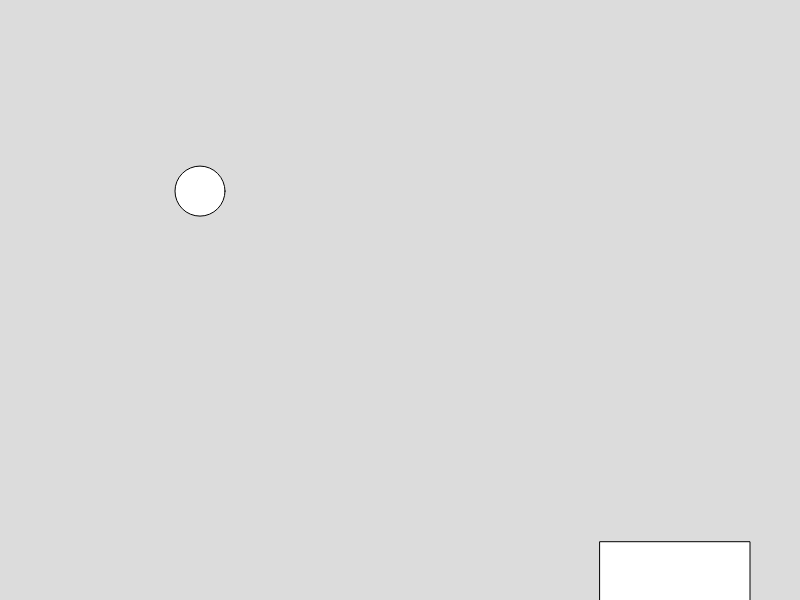
Frame 1 (no input)
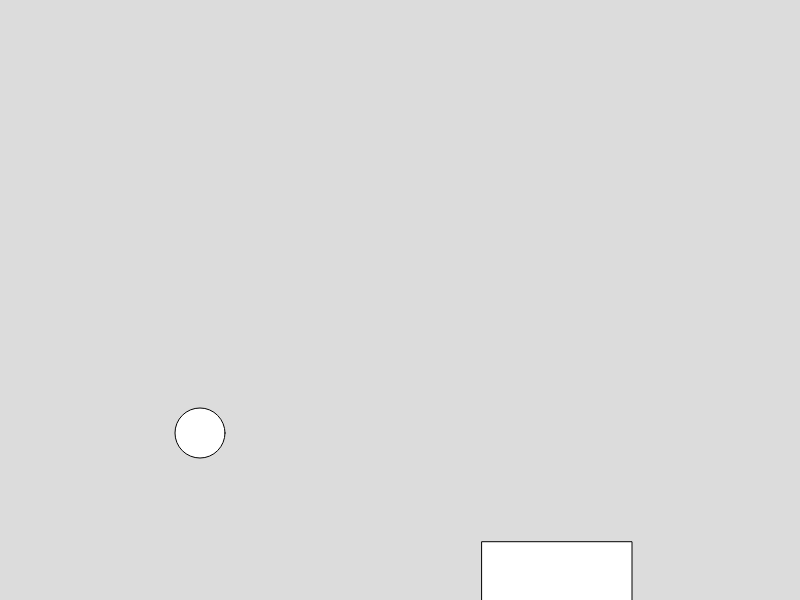
Frame 60 (no input)
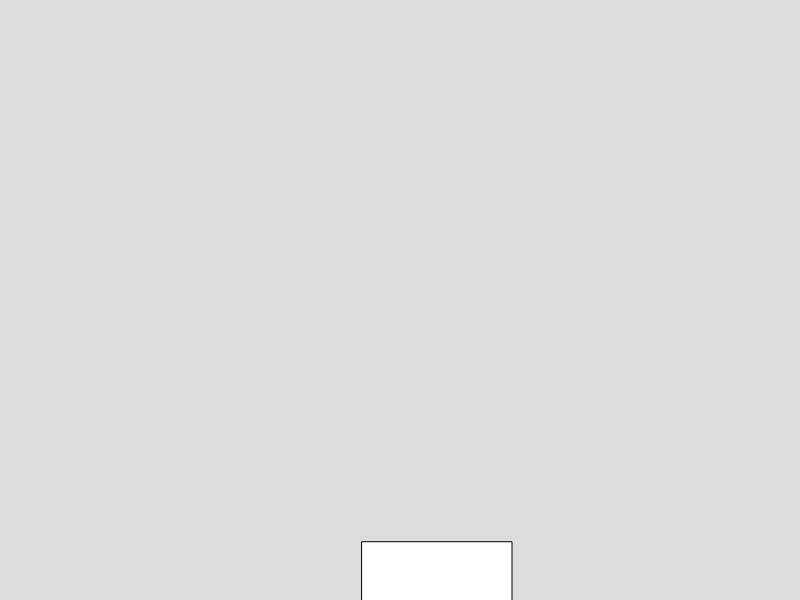
Frame 120 (the mouse pressed at the canvas centre since frame 60)

The p5.js sketch that drew these frames (run headless with seeded random() and noise() and a simulated clock; from frame 60 on, the mouse is pressed at the canvas centre):

// p5.js sketch
// ── sketch.js

let yPos = 190;
let ySpeed = 1;
let yAccel = 0.1;

let obstacle = {
    x: 600,
    y: 300,
    size: 150
}
function setup() {
    createCanvas(800, 600);
    obstacle = {
        x: 600,
        y: Math.random() * 600,
        size: 150
    }
}

function draw() {
    background(220);

    rect(obstacle.x, obstacle.y, obstacle.size, obstacle.size);
    obstacle.x -= 2;

    let dist = Math.sqrt((200-obstacle.x - obstacle.size*0.5)**2 + (yPos-obstacle.y- obstacle.size*0.5)**2);
    if(dist < obstacle.size/2){
        alert("HIT");
    }


    ySpeed = ySpeed + yAccel;
    yPos = yPos + ySpeed;
    circle(200, yPos, 50);
    if(keyIsDown('ArrowUp')){
        console.log("key pressed");
        ySpeed = -3;
    }
}
